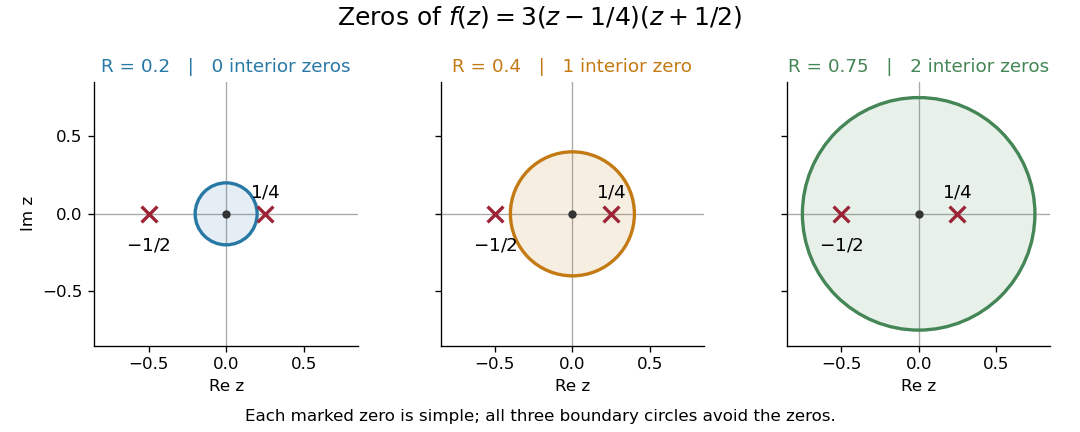

Source code (Python):
"""Plot Jensen zero geometry; Python 3.14, NumPy 2.3.5, Matplotlib 3.10.7.

Run from _media; the opaque PNG is written to the current directory.
"""

from pathlib import Path

import matplotlib.pyplot as plt
import numpy as np
from matplotlib.patches import Circle


def main():
    radii = (0.2, 0.4, 0.75)
    roots = np.array([0.25, -0.5])
    colors = ("#2878a6", "#c47a13", "#448655")
    fig, axes = plt.subplots(1, 3, figsize=(9, 3.6), sharex=True, sharey=True)
    fig.suptitle(r"Zeros of $f(z)=3(z-1/4)(z+1/2)$", fontsize=15, y=0.99)
    for ax, radius, color in zip(axes, radii, colors):
        count = int(np.count_nonzero(np.abs(roots) < radius))
        ax.add_patch(Circle((0, 0), radius, edgecolor=color,
                            facecolor=color, alpha=0.12, linewidth=0))
        ax.add_patch(Circle((0, 0), radius, edgecolor=color,
                            facecolor="none", linewidth=2))
        ax.axhline(0, color="#aaaaaa", linewidth=0.8, zorder=0)
        ax.axvline(0, color="#aaaaaa", linewidth=0.8, zorder=0)
        ax.scatter(roots, np.zeros(2), marker="x", s=90,
                   color="#9c2436", linewidths=2, zorder=3)
        ax.scatter([0], [0], s=16, color="#333333", zorder=3)
        ax.annotate(r"$-1/2$", (-0.5, 0), xytext=(0, -22),
                    textcoords="offset points", ha="center", fontsize=11)
        ax.annotate(r"$1/4$", (0.25, 0), xytext=(0, 10),
                    textcoords="offset points", ha="center", fontsize=11)
        ax.set_title(f"R = {radius:g}   |   {count} interior zero"
                     + ("s" if count != 1 else ""), fontsize=11, color=color)
        ax.set_aspect("equal")
        ax.set_xlim(-0.85, 0.85)
        ax.set_ylim(-0.85, 0.85)
        ax.set_xticks([-0.5, 0, 0.5])
        ax.set_yticks([-0.5, 0, 0.5])
        ax.set_xlabel("Re z")
        ax.spines[["top", "right"]].set_visible(False)
    axes[0].set_ylabel("Im z")
    fig.text(0.5, 0.025, "Each marked zero is simple; all three boundary circles avoid the zeros.",
             ha="center", fontsize=10)
    fig.subplots_adjust(left=0.07, right=0.99, top=0.81, bottom=0.2, wspace=0.15)
    fig.savefig(Path.cwd() / (Path(__file__).stem + ".png"), dpi=120,
                facecolor="white", transparent=False)
    plt.close(fig)


if __name__ == "__main__":
    main()
